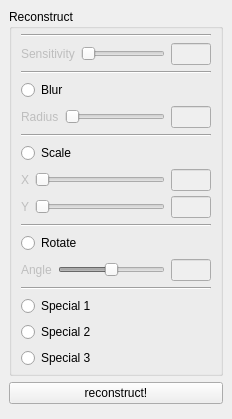
  <widget class="QDockWidget" name="voxel">
   <property name="windowTitle">
    <string>F&amp;ilter</string>
   </property>
   <attribute name="dockWidgetArea">
    <number>1</number>
   </attribute>
   <widget class="QWidget" name="reconstructDockContents">
    <layout class="QVBoxLayout" name="verticalLayout_5">
     <item>
      <widget class="QGroupBox" name="groupBox">
       <property name="title">
        <string>Reconstruct</string>
       </property>
       <layout class="QVBoxLayout" name="verticalLayout_6">
        <property name="topMargin">
         <number>5</number>
        </property>
        <property name="bottomMargin">
         <number>5</number>
        </property>
        <item>
         <widget class="Line" name="line_5">
          <property name="orientation">
           <enum>Qt::Horizontal</enum>
          </property>
         </widget>
        </item>
        <item>
         <widget class="QWidget" name="edgeDetectThreshold" native="true">
          <property name="enabled">
           <bool>false</bool>
          </property>
          <layout class="QGridLayout" name="gridLayout_13">
           <property name="leftMargin">
            <number>0</number>
           </property>
           <property name="topMargin">
            <number>0</number>
           </property>
           <property name="rightMargin">
            <number>0</number>
           </property>
           <property name="bottomMargin">
            <number>0</number>
           </property>
           <item row="0" column="0">
            <widget class="QLabel" name="edgeDetectSensitivityLabel">
             <property name="text">
              <string>Sensitivity</string>
             </property>
            </widget>
           </item>
           <item row="0" column="1">
            <widget class="QSlider" name="edgeDetectSensitivitySlider">
             <property name="orientation">
              <enum>Qt::Horizontal</enum>
             </property>
            </widget>
           </item>
           <item row="0" column="2">
            <widget class="QLineEdit" name="edgeDetectSensitivityTextbox">
             <property name="minimumSize">
              <size>
               <width>40</width>
               <height>0</height>
              </size>
             </property>
             <property name="maximumSize">
              <size>
               <width>40</width>
               <height>16777215</height>
              </size>
             </property>
            </widget>
           </item>
          </layout>
         </widget>
        </item>
        <item>
         <widget class="Line" name="line">
          <property name="orientation">
           <enum>Qt::Horizontal</enum>
          </property>
         </widget>
        </item>
        <item>
         <widget class="QRadioButton" name="Voxel">
          <property name="text">
           <string>Blur</string>
          </property>
         </widget>
        </item>
        <item>
         <widget class="QWidget" name="rrr" native="true">
          <layout class="QGridLayout" name="gridLayout_8">
           <property name="leftMargin">
            <number>0</number>
           </property>
           <property name="topMargin">
            <number>0</number>
           </property>
           <property name="rightMargin">
            <number>0</number>
           </property>
           <property name="bottomMargin">
            <number>0</number>
           </property>
           <item row="0" column="2">
            <widget class="QLineEdit" name="rrr_3">
             <property name="enabled">
              <bool>false</bool>
             </property>
             <property name="minimumSize">
              <size>
               <width>40</width>
               <height>0</height>
              </size>
             </property>
             <property name="maximumSize">
              <size>
               <width>40</width>
               <height>16777215</height>
              </size>
             </property>
            </widget>
           </item>
           <item row="0" column="1">
            <widget class="QSlider" name="rrr_2">
             <property name="enabled">
              <bool>false</bool>
             </property>
             <property name="minimumSize">
              <size>
               <width>100</width>
               <height>0</height>
              </size>
             </property>
             <property name="orientation">
              <enum>Qt::Horizontal</enum>
             </property>
            </widget>
           </item>
           <item row="0" column="0">
            <widget class="QLabel" name="rr">
             <property name="enabled">
              <bool>false</bool>
             </property>
             <property name="text">
              <string>Radius</string>
             </property>
            </widget>
           </item>
          </layout>
         </widget>
        </item>
        <item>
         <widget class="Line" name="line_2">
          <property name="orientation">
           <enum>Qt::Horizontal</enum>
          </property>
         </widget>
        </item>
        <item>
         <widget class="QRadioButton" name="reconstructTypeScale">
          <property name="enabled">
           <bool>true</bool>
          </property>
          <property name="text">
           <string>Scale</string>
          </property>
          <property name="checked">
           <bool>false</bool>
          </property>
         </widget>
        </item>
        <item>
         <widget class="QWidget" name="scale" native="true">
          <layout class="QGridLayout" name="gridLayout_9">
           <property name="leftMargin">
            <number>0</number>
           </property>
           <property name="topMargin">
            <number>0</number>
           </property>
           <property name="rightMargin">
            <number>0</number>
           </property>
           <property name="bottomMargin">
            <number>0</number>
           </property>
           <property name="verticalSpacing">
            <number>5</number>
           </property>
           <item row="0" column="0">
            <widget class="QLabel" name="scaleLabelX">
             <property name="enabled">
              <bool>false</bool>
             </property>
             <property name="text">
              <string>X</string>
             </property>
            </widget>
           </item>
           <item row="0" column="1">
            <widget class="QSlider" name="scaleSliderX">
             <property name="enabled">
              <bool>false</bool>
             </property>
             <property name="minimumSize">
              <size>
               <width>100</width>
               <height>0</height>
              </size>
             </property>
             <property name="orientation">
              <enum>Qt::Horizontal</enum>
             </property>
            </widget>
           </item>
           <item row="0" column="2">
            <widget class="QLineEdit" name="scaleTextboxX">
             <property name="enabled">
              <bool>false</bool>
             </property>
             <property name="minimumSize">
              <size>
               <width>40</width>
               <height>0</height>
              </size>
             </property>
             <property name="maximumSize">
              <size>
               <width>40</width>
               <height>16777215</height>
              </size>
             </property>
            </widget>
           </item>
           <item row="1" column="0">
            <widget class="QLabel" name="scaleLabelY">
             <property name="enabled">
              <bool>false</bool>
             </property>
             <property name="text">
              <string>Y</string>
             </property>
            </widget>
           </item>
           <item row="1" column="1">
            <widget class="QSlider" name="scaleSliderY">
             <property name="enabled">
              <bool>false</bool>
             </property>
             <property name="minimumSize">
              <size>
               <width>100</width>
               <height>0</height>
              </size>
             </property>
             <property name="orientation">
              <enum>Qt::Horizontal</enum>
             </property>
            </widget>
           </item>
           <item row="1" column="2">
            <widget class="QLineEdit" name="scaleTextboxY">
             <property name="enabled">
              <bool>false</bool>
             </property>
             <property name="minimumSize">
              <size>
               <width>40</width>
               <height>0</height>
              </size>
             </property>
             <property name="maximumSize">
              <size>
               <width>40</width>
               <height>16777215</height>
              </size>
             </property>
            </widget>
           </item>
          </layout>
         </widget>
        </item>
        <item>
         <widget class="Line" name="line_3">
          <property name="orientation">
           <enum>Qt::Horizontal</enum>
          </property>
         </widget>
        </item>
        <item>
         <widget class="QRadioButton" name="reconstructTypeRotate">
          <property name="text">
           <string>Rotate</string>
          </property>
         </widget>
        </item>
        <item>
         <widget class="QWidget" name="rotateAngle" native="true">
          <layout class="QGridLayout" name="gridLayout_17">
           <property name="leftMargin">
            <number>0</number>
           </property>
           <property name="topMargin">
            <number>0</number>
           </property>
           <property name="rightMargin">
            <number>0</number>
           </property>
           <property name="bottomMargin">
            <number>0</number>
           </property>
           <item row="0" column="0">
            <widget class="QLabel" name="rotateAngleLabel">
             <property name="enabled">
              <bool>false</bool>
             </property>
             <property name="text">
              <string>Angle</string>
             </property>
            </widget>
           </item>
           <item row="0" column="1">
            <widget class="QSlider" name="rotateSlider">
             <property name="enabled">
              <bool>false</bool>
             </property>
             <property name="minimum">
              <number>-360</number>
             </property>
             <property name="maximum">
              <number>360</number>
             </property>
             <property name="orientation">
              <enum>Qt::Horizontal</enum>
             </property>
            </widget>
           </item>
           <item row="0" column="2">
            <widget class="QLineEdit" name="rotateAngleEdit">
             <property name="enabled">
              <bool>false</bool>
             </property>
             <property name="maximumSize">
              <size>
               <width>40</width>
               <height>16777215</height>
              </size>
             </property>
            </widget>
           </item>
          </layout>
         </widget>
        </item>
        <item>
         <widget class="Line" name="line_4">
          <property name="orientation">
           <enum>Qt::Horizontal</enum>
          </property>
         </widget>
        </item>
        <item>
         <widget class="QRadioButton" name="reconstructTypeSpecial1">
          <property name="text">
           <string>Special 1</string>
          </property>
         </widget>
        </item>
        <item>
         <widget class="QRadioButton" name="reconstructTypeSpecial2">
          <property name="text">
           <string>Special 2</string>
          </property>
         </widget>
        </item>
        <item>
         <widget class="QRadioButton" name="reconstructTypeSpecial3">
          <property name="text">
           <string>Special 3</string>
          </property>
         </widget>
        </item>
       </layout>
      </widget>
     </item>
     <item>
      <widget class="QPushButton" name="reconstructButton">
       <property name="text">
        <string>reconstruct!</string>
       </property>
      </widget>
     </item>
     <item>
      <widget class="QWidget" name="reconstructDockEmptySpace" native="true">
       <property name="sizePolicy">
        <sizepolicy hsizetype="Preferred" vsizetype="Expanding">
         <horstretch>0</horstretch>
         <verstretch>0</verstretch>
        </sizepolicy>
       </property>
      </widget>
     </item>
    </layout>
   </widget>
  </widget>
